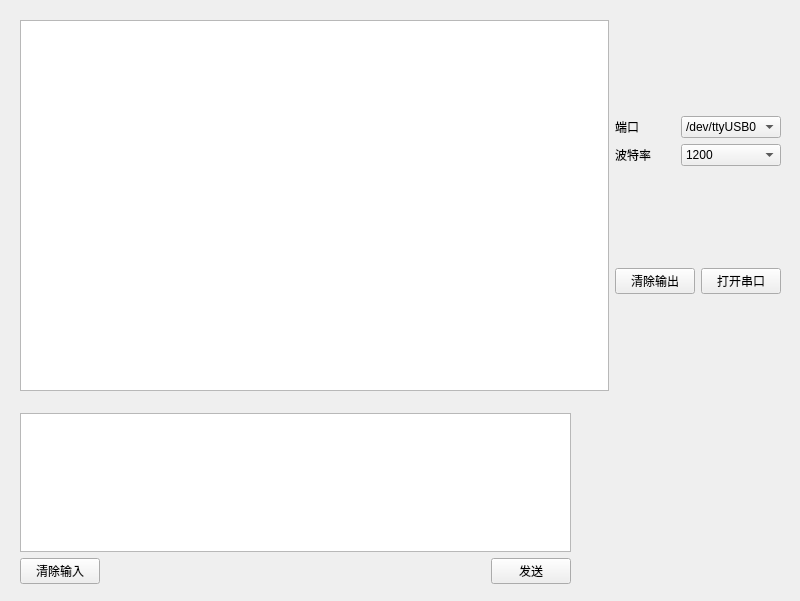
<?xml version="1.0" encoding="UTF-8"?>
<ui version="4.0">
 <class>mainWindrow</class>
 <widget class="QWidget" name="mainWindrow">
  <property name="geometry">
   <rect>
    <x>0</x>
    <y>0</y>
    <width>800</width>
    <height>601</height>
   </rect>
  </property>
  <property name="minimumSize">
   <size>
    <width>800</width>
    <height>601</height>
   </size>
  </property>
  <property name="maximumSize">
   <size>
    <width>800</width>
    <height>601</height>
   </size>
  </property>
  <property name="mouseTracking">
   <bool>false</bool>
  </property>
  <property name="focusPolicy">
   <enum>Qt::WheelFocus</enum>
  </property>
  <property name="windowTitle">
   <string>Form</string>
  </property>
  <widget class="QWidget" name="">
   <property name="geometry">
    <rect>
     <x>20</x>
     <y>20</y>
     <width>761</width>
     <height>371</height>
    </rect>
   </property>
   <layout class="QGridLayout" name="gridLayout">
    <item row="0" column="0">
     <widget class="QTextEdit" name="outputEdit">
      <property name="mouseTracking">
       <bool>false</bool>
      </property>
      <property name="focusPolicy">
       <enum>Qt::WheelFocus</enum>
      </property>
      <property name="readOnly">
       <bool>true</bool>
      </property>
     </widget>
    </item>
    <item row="0" column="1">
     <layout class="QVBoxLayout" name="verticalLayout_3">
      <item>
       <layout class="QHBoxLayout" name="horizontalLayout">
        <item>
         <layout class="QVBoxLayout" name="verticalLayout">
          <item>
           <widget class="QLabel" name="label">
            <property name="text">
             <string>端口</string>
            </property>
           </widget>
          </item>
          <item>
           <widget class="QLabel" name="label_2">
            <property name="text">
             <string>波特率</string>
            </property>
           </widget>
          </item>
         </layout>
        </item>
        <item>
         <layout class="QVBoxLayout" name="verticalLayout_2">
          <item>
           <widget class="QComboBox" name="portBox">
            <item>
             <property name="text">
              <string>/dev/ttyUSB0</string>
             </property>
            </item>
            <item>
             <property name="text">
              <string>/dev/ttyUSB1</string>
             </property>
            </item>
            <item>
             <property name="text">
              <string>/dev/ttyUSB2</string>
             </property>
            </item>
            <item>
             <property name="text">
              <string>/dev/ttyUSB3</string>
             </property>
            </item>
            <item>
             <property name="text">
              <string>/dev/ttyUSB4</string>
             </property>
            </item>
            <item>
             <property name="text">
              <string>/dev/ttyUSB5</string>
             </property>
            </item>
           </widget>
          </item>
          <item>
           <widget class="QComboBox" name="rateBox">
            <item>
             <property name="text">
              <string>1200</string>
             </property>
            </item>
            <item>
             <property name="text">
              <string>2400</string>
             </property>
            </item>
            <item>
             <property name="text">
              <string>4800</string>
             </property>
            </item>
            <item>
             <property name="text">
              <string>9600</string>
             </property>
            </item>
            <item>
             <property name="text">
              <string>19200</string>
             </property>
            </item>
            <item>
             <property name="text">
              <string>38400</string>
             </property>
            </item>
            <item>
             <property name="text">
              <string>57600</string>
             </property>
            </item>
            <item>
             <property name="text">
              <string>115200</string>
             </property>
            </item>
           </widget>
          </item>
         </layout>
        </item>
       </layout>
      </item>
      <item>
       <layout class="QHBoxLayout" name="horizontalLayout_2">
        <item>
         <widget class="QPushButton" name="clearOutputButton">
          <property name="text">
           <string>清除输出</string>
          </property>
         </widget>
        </item>
        <item>
         <widget class="QPushButton" name="openCloseButton">
          <property name="text">
           <string>打开串口</string>
          </property>
         </widget>
        </item>
       </layout>
      </item>
     </layout>
    </item>
   </layout>
  </widget>
  <widget class="QWidget" name="">
   <property name="geometry">
    <rect>
     <x>20</x>
     <y>413</y>
     <width>551</width>
     <height>171</height>
    </rect>
   </property>
   <layout class="QVBoxLayout" name="verticalLayout_4">
    <item>
     <widget class="QTextEdit" name="inputEdit">
      <property name="focusPolicy">
       <enum>Qt::WheelFocus</enum>
      </property>
     </widget>
    </item>
    <item>
     <layout class="QHBoxLayout" name="horizontalLayout_3">
      <item>
       <widget class="QPushButton" name="clearInputButton">
        <property name="text">
         <string>清除输入</string>
        </property>
       </widget>
      </item>
      <item>
       <spacer name="horizontalSpacer">
        <property name="orientation">
         <enum>Qt::Horizontal</enum>
        </property>
        <property name="sizeHint" stdset="0">
         <size>
          <width>40</width>
          <height>20</height>
         </size>
        </property>
       </spacer>
      </item>
      <item>
       <widget class="QPushButton" name="sendButton">
        <property name="text">
         <string>发送</string>
        </property>
       </widget>
      </item>
     </layout>
    </item>
   </layout>
  </widget>
 </widget>
 <resources/>
 <connections>
  <connection>
   <sender>clearInputButton</sender>
   <signal>clicked()</signal>
   <receiver>inputEdit</receiver>
   <slot>clear()</slot>
   <hints>
    <hint type="sourcelabel">
     <x>63</x>
     <y>560</y>
    </hint>
    <hint type="destinationlabel">
     <x>295</x>
     <y>473</y>
    </hint>
   </hints>
  </connection>
  <connection>
   <sender>clearOutputButton</sender>
   <signal>clicked()</signal>
   <receiver>outputEdit</receiver>
   <slot>clear()</slot>
   <hints>
    <hint type="sourcelabel">
     <x>622</x>
     <y>298</y>
    </hint>
    <hint type="destinationlabel">
     <x>292</x>
     <y>205</y>
    </hint>
   </hints>
  </connection>
 </connections>
</ui>
